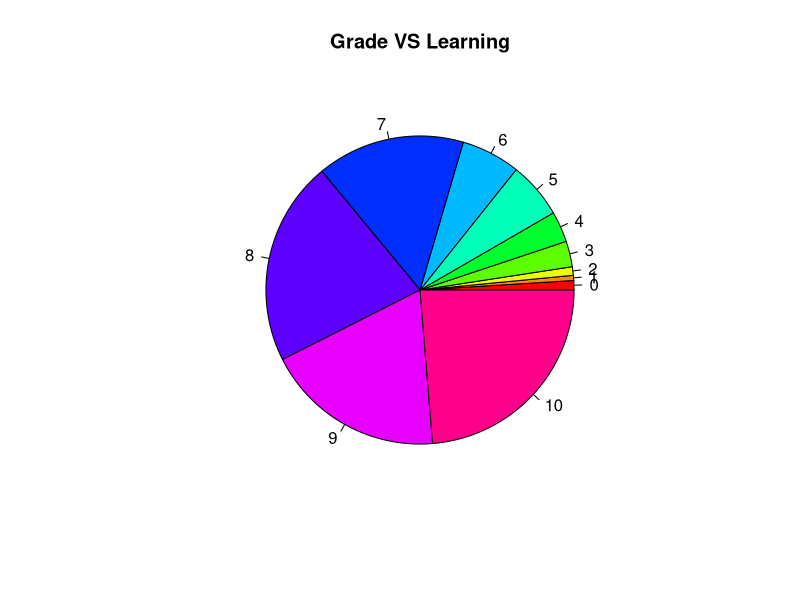
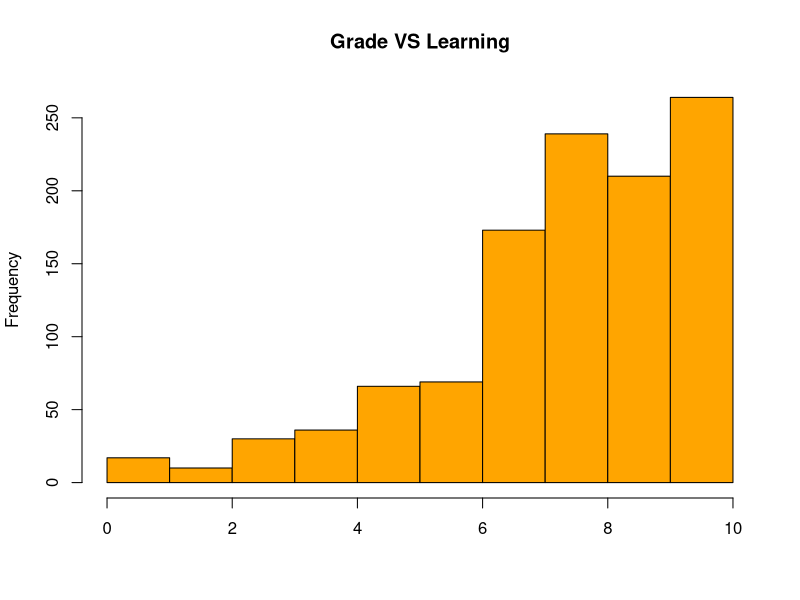
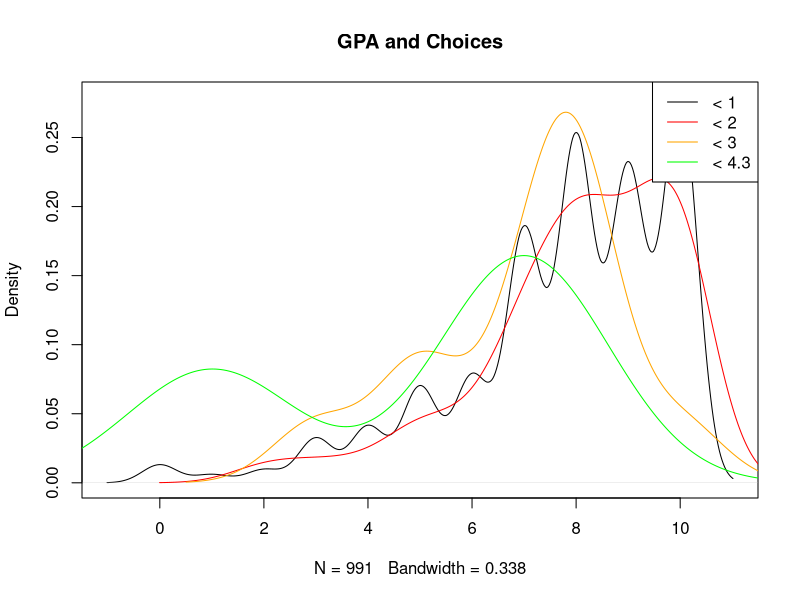
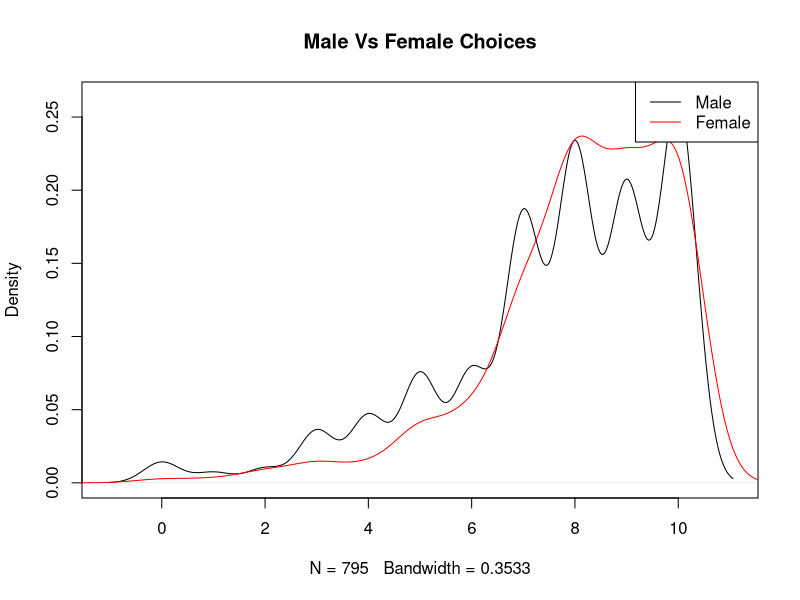
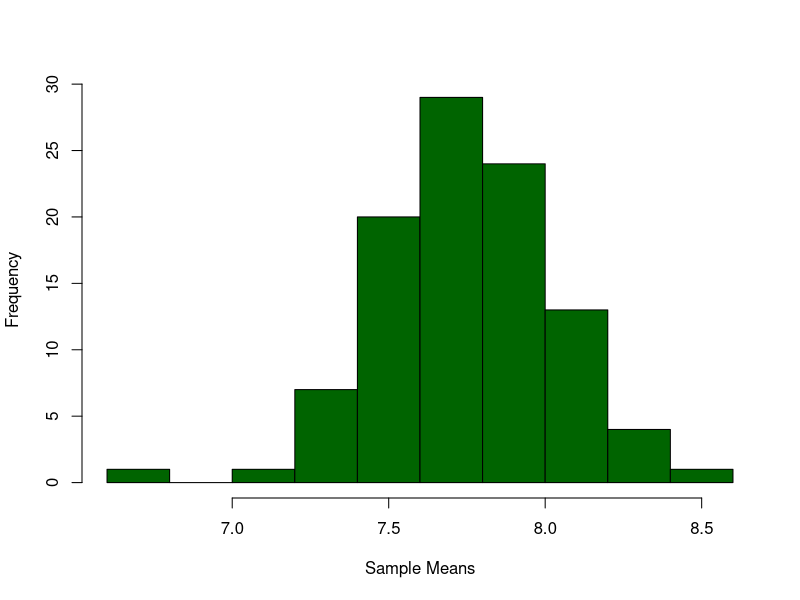
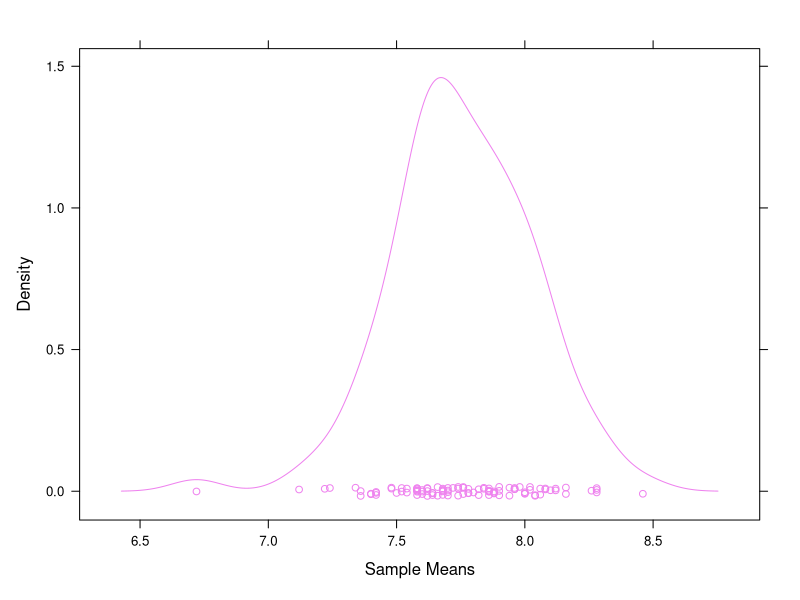
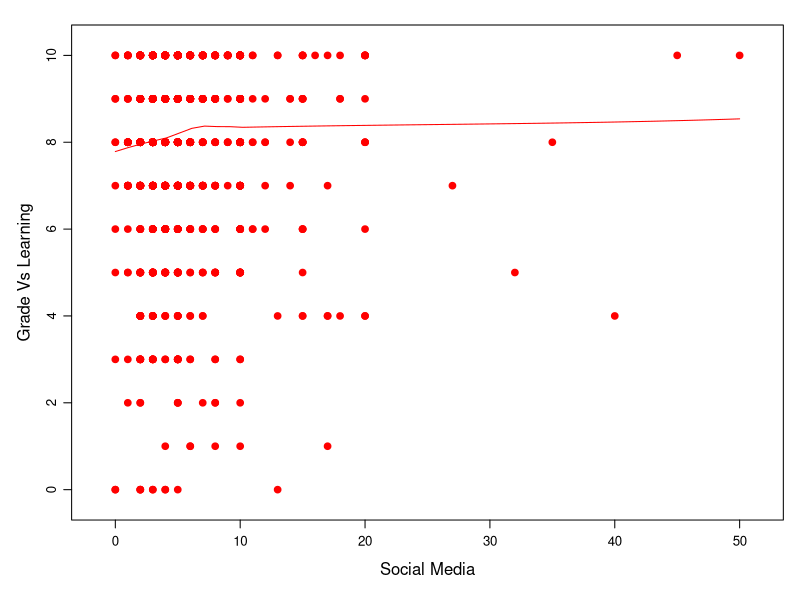

The R source for these figures, in order:
install.packages("dplyr")
library(dplyr) 
library(lattice)
data <- read.delim ("Stat100_Spring2019_Survey02.dat",sep = " ")
n<-100
x <- rnorm(100)
freq<-table(data[,29])
freq
pie(freq,col = rainbow(length(freq)),main = "Grade VS Learning")
hist(data[,29],col = "orange",main = "Grade VS Learning",xlab = "")
sample_means<-rnorm(100)
###########################################################
#The study for male and female

df<- select(filter(data,GPA/11.2679<1),c('Grade_vs_Learning'))################GPA < 1
ndf<- select(filter(data,between(GPA/11.2679,1,2)),c('Grade_vs_Learning'))###############GPA < 2
df1<- select(filter(data,between(GPA/11.2679,2,3)),c('Grade_vs_Learning'))################GPA < 3
df2<- select(filter(data,between(GPA/11.2679,3,4.3)),c('Grade_vs_Learning'))################GPA <= 4.3
plot(density(df$Grade_vs_Learning),main = "GPA and Choices")
lines(density(ndf$Grade_vs_Learning), col = "red")
lines(density(df1$Grade_vs_Learning), col = "orange")
lines(density(df2$Grade_vs_Learning), col = "green")
legend("topright", c("< 1", "< 2","< 3","< 4.3"),
       col =c("black","red","orange","green"), lty=1)
################################################################
###########################################################
#The study for GPAs
library(dplyr) 
df<- select(filter(data,Gender_ID==0),c('Grade_vs_Learning'))################Male
ndf<- select(filter(data,Gender_ID==1),c('Grade_vs_Learning'))###############Female
plot(density(df$Grade_vs_Learning),main = "Male Vs Female Choices")
lines(density(ndf$Grade_vs_Learning), col = "red")
legend("topright", c("Male", "Female"),
       col =c("black","red"), lty=1)
t.test(x =  data$Grade_vs_Learning,y = data$Gender_ID)#hypothesis test between choice and Gender
t.test(x = data$GPA,y = data$Grade_vs_Learning)#hypothesis test between choice and GPAs
################################################################

for(i in 1:n){
       sample_means[i] = mean(sample( data[,29],50))
       x[i] = mean(sample( data[,20],50))
}#take 100 means for different random samples of size 50
sample_means
hist(sample_means,main = "",xlab = "Sample Means",col = "darkgreen")#Histogram for the sample distribution
mean(sample_means)#mean of means and i will use that value in hypothesis
sd(sample_means)#Estimated population standard deviation

densityplot(sample_means,main = "",xlab = "Sample Means",col = "violet")#Histogram for the sample distribution
xyplot(data$Grade_vs_Learning~data$Social_Media,data = data, ylab = "Grade Vs Learning",
       xlab = "Social Media", pch=19,col="red",scales = "free",type = c("p", "smooth"))

t.test(sample_means)
t.test(x = data$Grade_vs_Learning,mu=7,alternative = "less")#hypotheses check for mean 7.5

